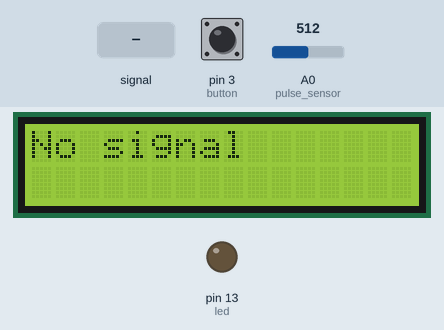
Recording of a sketch running on a simulated Arduino Uno, built with avr-gcc and run on an emulated ATmega328P. Parts: 16×2 character LCD, output pins drawn as LEDs (lit = HIGH). The test bench sets the inputs (shaded band); at power-on: pin 3 (button) LOW, A0 (pulse_sensor) = 512. What the sketch prints to the serial monitor is not drawn.

Above: at 1.2 s.
1.3 s: pin 3 (button) pulled HIGH for 0.15 s
At 2.5 s:
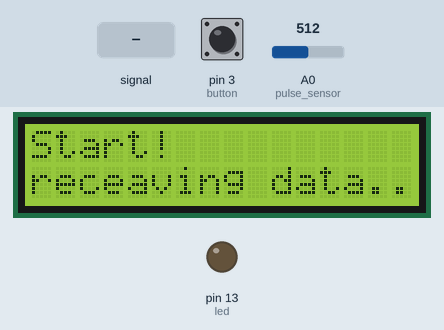
4.4 s: A0 (pulse_sensor) fed a 200 Hz sine of ±81 counts around its level
At 10.3 s:
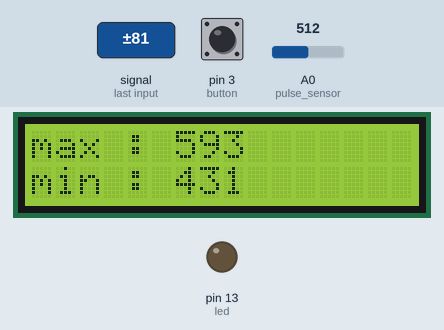
At 13.7 s:
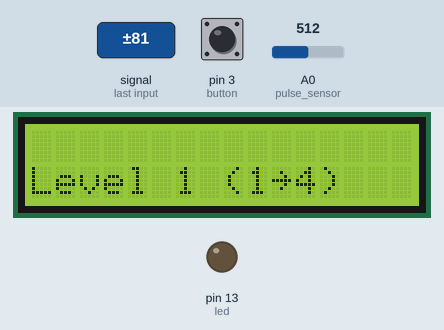
Timing chart, 0 to 15.2 s (numbered marks = the images above; inputs shaded):
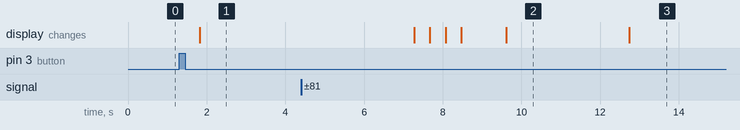

The sketch:

heart_sensor___for_python_serial_diminished.ino
```cpp
#include <LiquidCrystal_I2C.h>
#include <Wire.h>
#include <SoftwareSerial.h>
#define button 3

int blueTx=4;   //Tx (보내는핀 설정)at
int blueRx=5;   //Rx (받는핀 설정)
SoftwareSerial BTSerial(blueTx, blueRx);  //시리얼 통신을 위한 객체선언


LiquidCrystal_I2C lcd(0x27, 16,2);


int signal;
int threshold = 163;  //380이 딱임
int pulse_sensor=0;
int led=13;
int i=0,j=0,k=0,temp=0;
unsigned long int curr_time = millis();
int second_var = 0;
int arr[400];     //if too many, cut down its size
int count=0,num=0;

unsigned int second=0;
unsigned int minute=0;

void setup(){
  pinMode(button,INPUT);
  pinMode(led,OUTPUT);
  Serial.begin(9600);
  BTSerial.begin(9600); //블루투스 시리얼

  lcd.init();
  lcd.backlight();

}


void loop(){


   while(1){
      int But = digitalRead(button);

      if(But == 1){

        delay(500);
        lcd.clear();
        lcd.setCursor(0,0);
        lcd.print("Start!");
        lcd.setCursor(0,1);
        lcd.print("receaving data..");
        delay(500);
        //////////////------------------
        for(i=0;i<400;i++){    //num should have same value with arr[i]
            signal = analogRead(pulse_sensor);
            Serial.println(signal);

            arr[i] = signal;
 //           Serial.print("sequence : ");
 //           Serial.print(i);
 //           Serial.print("    ");

            delay(12);


            if(arr[i] > threshold){
              if(arr[i-1] < threshold){
//                Serial.print("-----------heart pumped!!-----------");
                  count++;
              }
            }
        }
        goto here;


      }

       else if(But == 0){
            lcd.clear();
            lcd.setCursor(0,0);
            lcd.print("No signal");
//            Serial.println("off");
       }

   }


here:
  printing();
  delay(1000);

  sorting();
  cal();


  delay(3000);

  lcd.clear();
  lcd.setCursor(0,0);
  lcd.print("Heart beat: ");
  lcd.print(count);

  BTSerial.print("Heart beat : ");
  BTSerial.print(count);
  BTSerial.println(" (per/min)");

  if(count > 100){
     lcd.setCursor(0,1);
     lcd.print("Fast, calm down");
     BTSerial.println("Fast, calm down");
  }

  else if(count <= 100){
     lcd.setCursor(0,1);
     lcd.print("Average");
     BTSerial.println("Average");

     if(count <=100 && count > 90){
           lcd.clear();
           lcd.setCursor(0,1);
           lcd.print("Level 4 (1~4)");
           BTSerial.print("Press Level 4 below");
           delay(3000);
     }

     else if(count <=90 && count > 80){
           lcd.clear();
           lcd.setCursor(0,1);
           lcd.print("Level 3 (1~4)");
           BTSerial.print("Press Level 3 below");
           delay(3000);
     }

     else if(count <= 80 && count > 70){
           lcd.clear();
           lcd.setCursor(0,1);
           lcd.print("Level 2 (1~4)");
           BTSerial.print("Press Level 2 below");
           delay(3000);
     }

     else if(count <= 70 ){
           lcd.clear();
           lcd.setCursor(0,1);
           lcd.print("Level 1 (1~4)");
           BTSerial.print("Press Level 1 below");
           delay(3000);
     }
  }
  /*
  else if(count < 60){
     lcd.setCursor(0,1);
     lcd.print("Slow, get up!");
     BTSerial.println("Slow, get up!, try measuring aga");
  }
  */

  //


  else{
     lcd.setCursor(0,1);
     lcd.print("No signal");
     BTSerial.println("Connected, but no signal from Arduino");
  }

  delay(4680);


  //exit(0);

}


void printing(){
  lcd.clear();
  lcd.setCursor(0,0);
  BTSerial.print("Calculating ... ");
  lcd.print("Calculating .");
  delay(400);
  lcd.print(".");
  delay(400);
  lcd.print(".");
  delay(400);
  lcd.print(".");


}


void sorting(){
     for(j=0;j<i;j++){
     for(k=0;k<i-1-j;k++){
        if(arr[k] > arr[k+1]){
           temp = arr[k];
           arr[k] = arr[k+1];
           arr[k+1] = temp;
        }
     }
   }
}


void cal(){

  /*
   Serial.print(count);
   Serial.println(" times");
   Serial.print("max : ");
   Serial.println(arr[i-1]);  //바꿔주기
   Serial.print("min : ");
   Serial.println(arr[0]);
   */
   lcd.clear();
   lcd.setCursor(0,0);
   lcd.print("max : ");
   lcd.print(arr[i-1]);
   lcd.setCursor(0,1);
   lcd.print("min : ");
   lcd.print(arr[0]);

   delay(10);

   BTSerial.print("max : ");
   BTSerial.println(arr[i-1]);
   BTSerial.print("min : ");
   BTSerial.println(arr[0]);

//   Serial.print("heart beat(times/10s) : ");


}
```

Measured:
- after the input at 1.3 s, the display: changes after 0.53 s (image 1)
- what the display in image 2 shows lasts 3.1 s, from 9.6 s to 12.7 s
